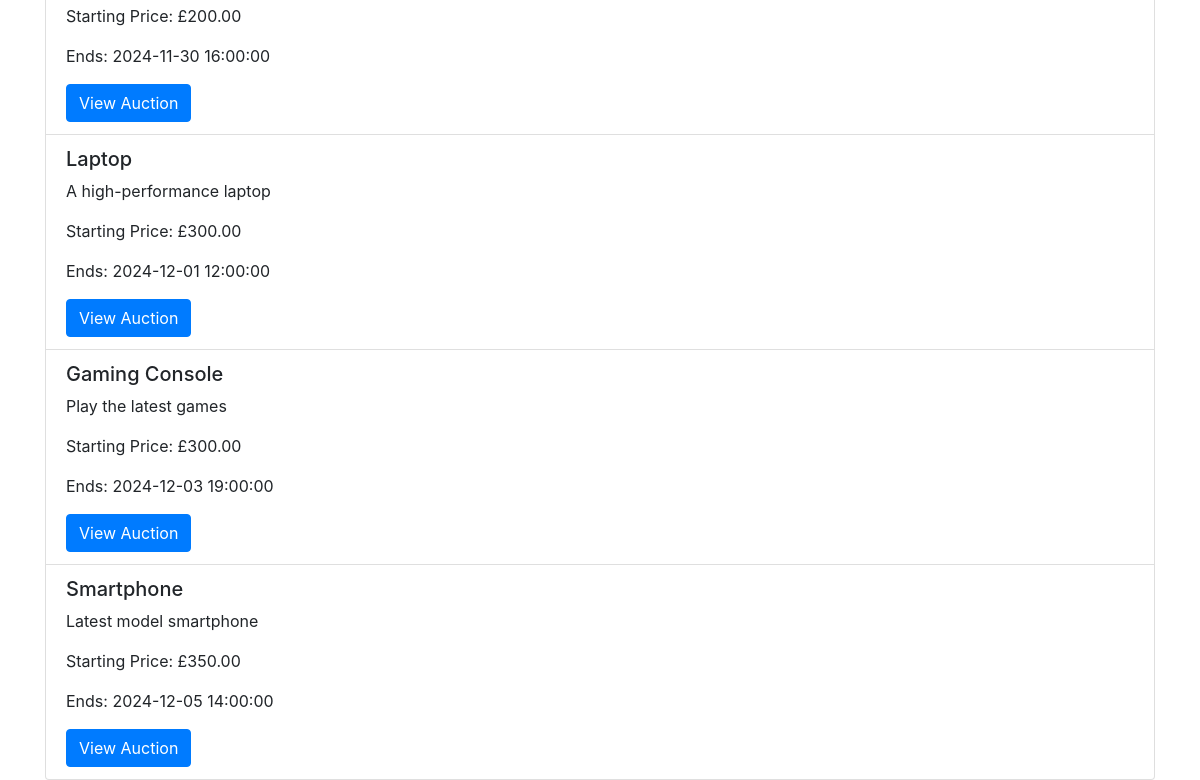
Page /browse.php (lower part) on the earlier database version.
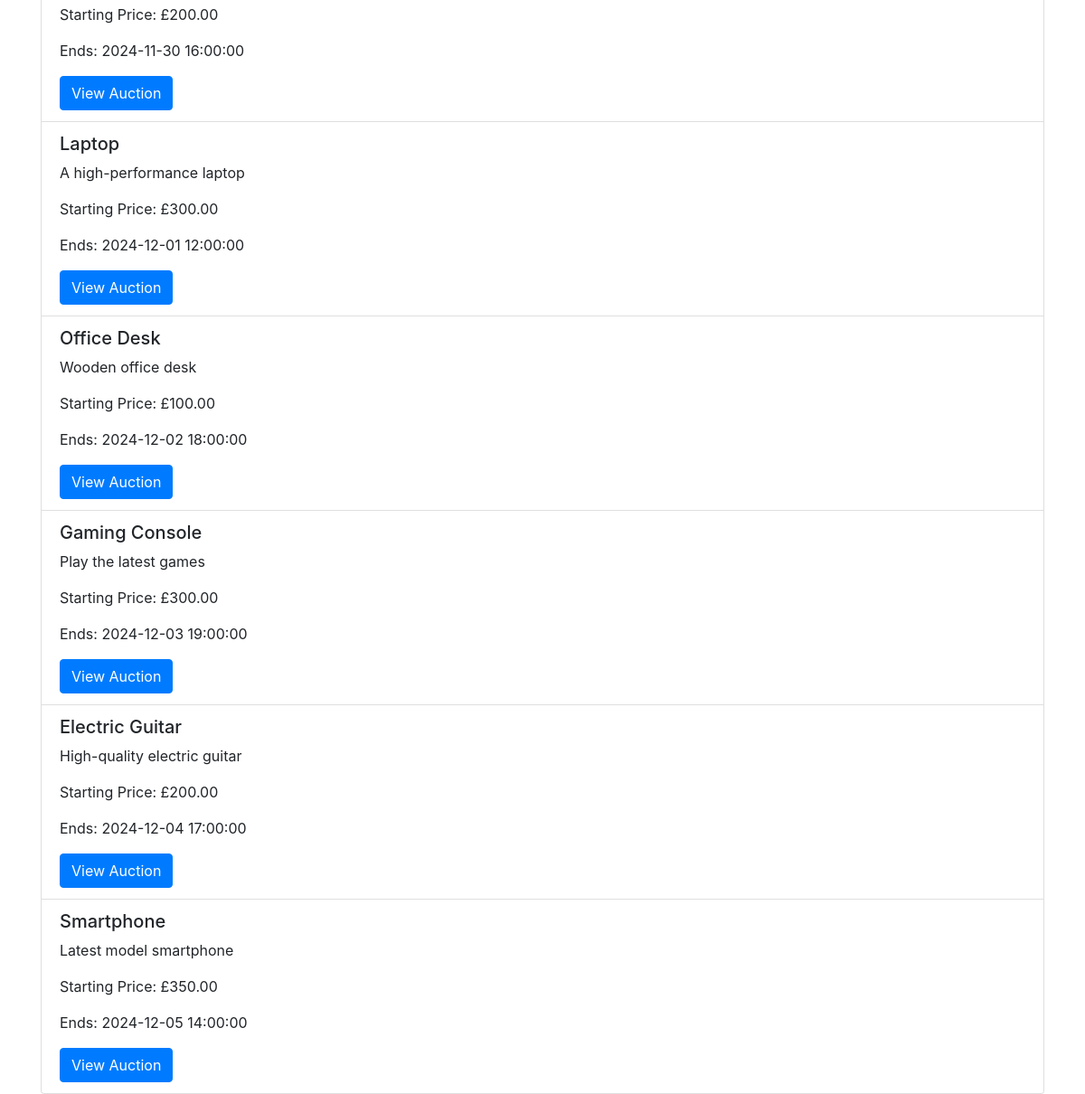
Same page on the later database version.
### tables this page shows
CREATE TABLE `Auction` (
  `AuctionID` INT AUTO_INCREMENT PRIMARY KEY,
  `UserID` INT,
  `ItemName` VARCHAR(255) NOT NULL,
  `Description` VARCHAR(255) NOT NULL,
  `CategoryID` INT,
  `ReservePrice` DECIMAL(10, 2),
  `StartPrice` DECIMAL(10, 2),
  `EndDate` DATETIME,
  `Views` INT DEFAULT 0,
  `Image` VARCHAR(255),
  FOREIGN KEY (`UserID`) REFERENCES `Users`(`UserID`) ON DELETE CASCADE,
  FOREIGN KEY (`CategoryID`) REFERENCES `Category`(`CategoryID`) ON DELETE CASCADE
);

### browse.php (the view, shortened to what this page needs)
<?php include_once("header.php")?>
<?php require("utilities.php")?>
<?php
$ordering = isset($_GET['order_by']) ? $_GET['order_by'] : 'date';
$sql = "SELECT AuctionID, ItemName, Description, StartPrice, EndDate, Image FROM Auction WHERE EndDate > NOW()";
switch ($ordering) {
    case 'date':
        $sql .= " ORDER BY EndDate ASC";
        break;
}
$stmt = $conn->prepare($sql);
$stmt->execute();
$result = $stmt->get_result();
?>
<div class="container mt-5">
<ul class="list-group">
<?php
while ($row = $result->fetch_assoc()) {
    $auctionID = $row['AuctionID'];
    $itemName = htmlspecialchars($row['ItemName']);
    $description = htmlspecialchars($row['Description']);
    $startPrice = number_format($row['StartPrice'], 2);
    $endDate = new DateTime($row['EndDate']);
    $formattedDate = $endDate->format('Y-m-d H:i:s');
    echo "<li class='list-group-item'>";
    echo "<h5>$itemName</h5>";
    echo "<p>$description</p>";
    echo "<p>Starting Price: £$startPrice</p>";
    echo "<p>Ends: $formattedDate</p>";
    echo "<a href='auction_details.php?auctionID=$auctionID' class='btn btn-primary'>View Auction</a>";
    echo "</li>";
}
?>
</ul>
</div>
<?php include_once("footer.php")?>

Differences in the rows shown:
added auction: ItemName "Office Desk", Description "Wooden office desk", StartPrice "100.00", EndDate "2024-12-02 18:00:00"
added auction: ItemName "Electric Guitar", Description "High-quality electric guitar", StartPrice "200.00", EndDate "2024-12-04 17:00:00"
